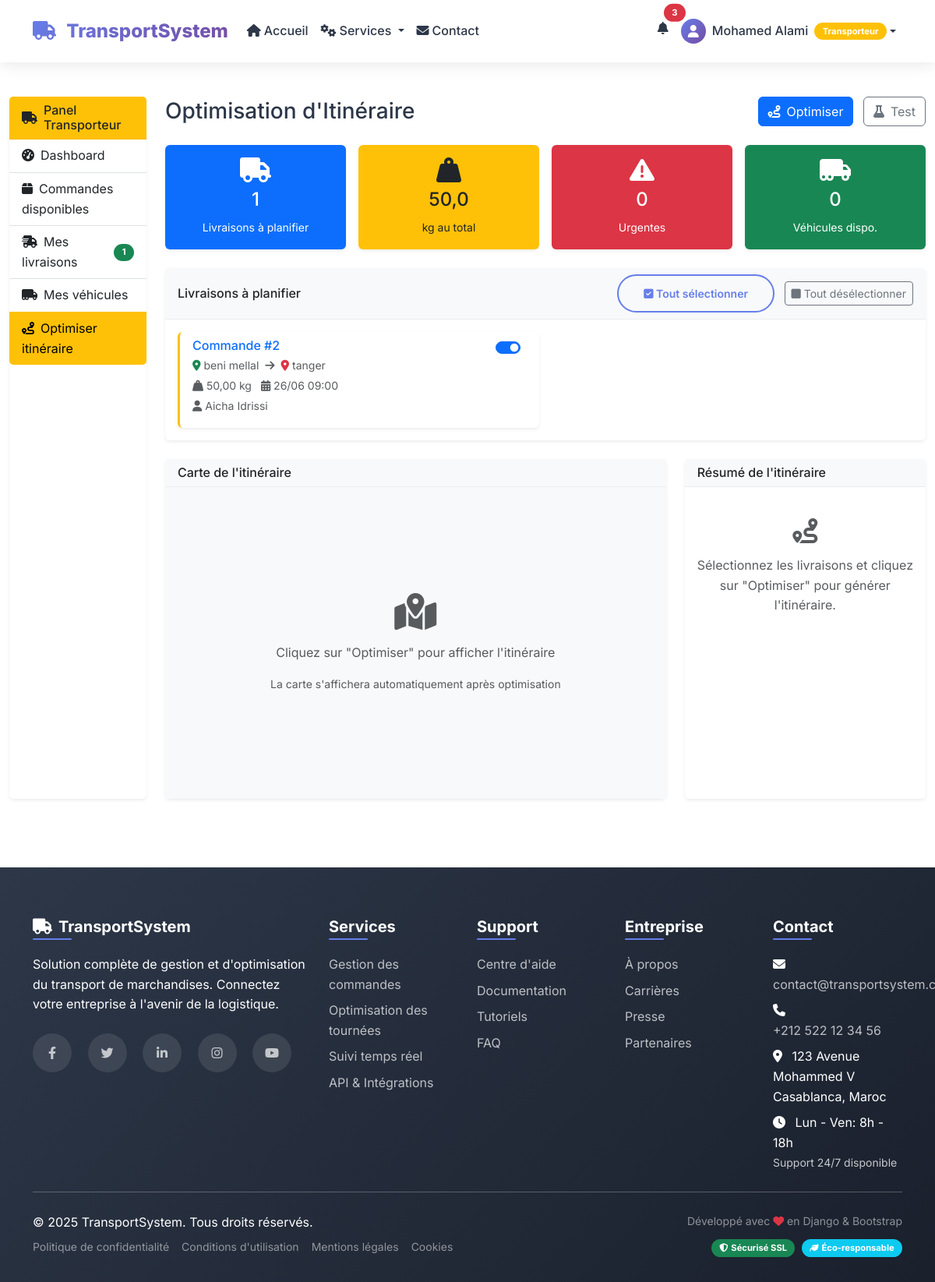
Before: /transporteur/itineraire/ (signed in) with the older database file.
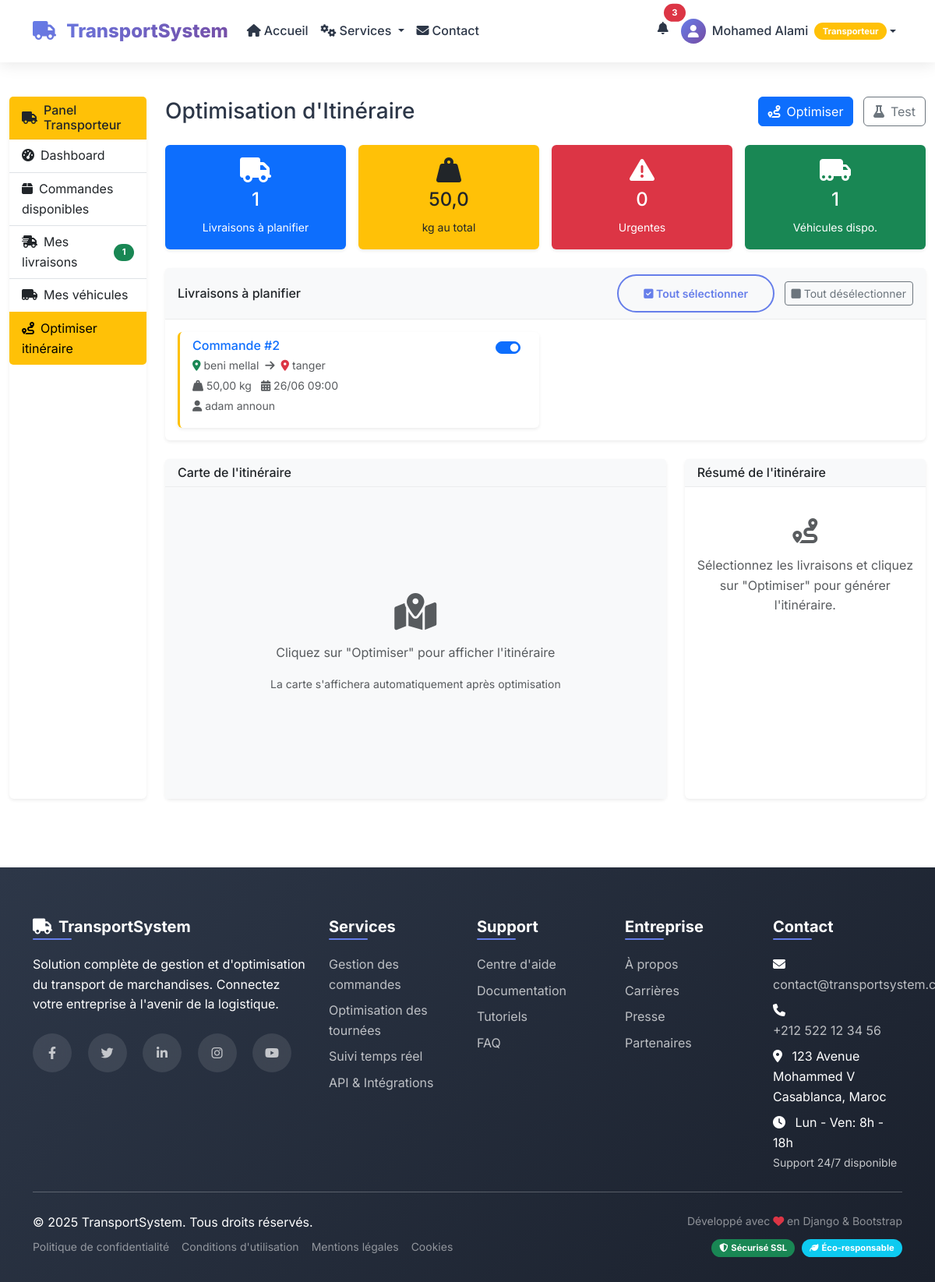
After: the same page with the newer database file.
### utilisateurs/models.py (models this page shows, shortened)
class Livraison(models.Model):
    STATUS_CHOICES = [
        ('en_attente', 'En attente'),
        ('en_cours', 'En cours'),
        ('livree', 'Livrée'),
        ('incident', 'Incident'),
    ]
    id = models.AutoField(primary_key=True)
    commande = models.OneToOneField(Commande, on_delete=models.CASCADE, related_name='livraison')
    vehicule = models.ForeignKey(Vehicule, on_delete=models.CASCADE, related_name='livraisons')
    tournee = models.ForeignKey('Tournee', on_delete=models.SET_NULL, related_name='livraisons', null=True, blank=True)
    statut = models.CharField(max_length=20, choices=STATUS_CHOICES, default='en_attente')
    position_actuelle = models.CharField(max_length=200, blank=True)
    latitude_actuelle = models.DecimalField(max_digits=10, decimal_places=7, null=True, blank=True)  # Nouveau champ
    longitude_actuelle = models.DecimalField(max_digits=10, decimal_places=7, null=True, blank=True)  # Nouveau champ
    date_debut = models.DateTimeField(null=True, blank=True)
    date_fin = models.DateTimeField(null=True, blank=True)
    notes_livraison = models.TextField(blank=True)
    class Meta:
        managed = True
        db_table = 'livraisons'
        ordering = ['-commande__date_creation']

class Commande(models.Model):
    STATUS_CHOICES = [
        ('en_attente', 'En attente'),
        ('affectee', 'Affectée'),
        ('planifiee', 'Planifiée'),  # Nouveau statut
        ('en_cours', 'En cours'),
        ('livree', 'Livrée'),
        ('annulee', 'Annulée'),
    ]
    PRIORITY_CHOICES = [
        ('basse', 'Basse'),
        ('normale', 'Normale'),
        ('haute', 'Haute'),
        ('urgente', 'Urgente'),
    ]
    id = models.AutoField(primary_key=True)
    client = models.ForeignKey(User, on_delete=models.CASCADE, related_name='commandes_client')
    transporteur = models.ForeignKey(User, on_delete=models.CASCADE, related_name='commandes_transporteur', null=True, blank=True)
    planificateur = models.ForeignKey(User, on_delete=models.SET_NULL, related_name='commandes_planifiees', null=True, blank=True)  # Nouveau champ
    origine = models.CharField(max_length=200)
    destination = models.CharField(max_length=200)
    description_marchandise = models.TextField()
    poids = models.DecimalField(max_digits=10, decimal_places=2, validators=[MinValueValidator(Decimal('0.01'))])
    date_creation = models.DateTimeField(auto_now_add=True)
    date_livraison_prevue = models.DateTimeField()
    date_livraison_planifiee = models.DateTimeField(null=True, blank=True)  # Nouveau champ pour la planification
    statut = models.CharField(max_length=20, choices=STATUS_CHOICES, default='en_attente')
    priorite = models.CharField(max_length=10, choices=PRIORITY_CHOICES, default='normale')  # Nouveau champ
    prix = models.DecimalField(max_digits=10, decimal_places=2, null=True, blank=True)
    notes = models.TextField(blank=True)
    distance_estimee = models.DecimalField(max_digits=8, decimal_places=2, null=True, blank=True)  # En km
    duree_estimee = models.DurationField(null=True, blank=True)  # Durée estimée du transport
    class Meta:
        managed = True
        db_table = 'commandes'
        ordering = ['-date_creation']
        indexes = [
            models.Index(fields=['statut', 'date_creation']),
            models.Index(fields=['transporteur', 'statut']),
            models.Index(fields=['planificateur', 'statut']),
        ]

class User(models.Model):
    ROLE_CHOICES = [
        ('admin', 'Admin'),
        ('client', 'Client'),
        ('transporteur', 'Transporteur'),
        ('planificateur', 'Planificateur')
    ]
    id = models.AutoField(primary_key=True)
    username = models.CharField(max_length=50, unique=True)
    email = models.CharField(max_length=100, unique=True)
    password = models.CharField(max_length=255)
    role = models.CharField(max_length=15, choices=ROLE_CHOICES)
    first_name = models.CharField(max_length=50, null=True, blank=True)
    last_name = models.CharField(max_length=50, null=True, blank=True)
    phone = models.CharField(max_length=20, null=True, blank=True)
    created_at = models.DateTimeField(auto_now_add=True)
    updated_at = models.DateTimeField(auto_now=True)
    is_active = models.BooleanField(default=True)
    class Meta:
        managed = True
        db_table = 'users'
    def get_full_name(self):
        if self.first_name and self.last_name:
            return f"{self.first_name} {self.last_name}"
        return self.username

### utilisateurs/views.py (the view)
    def _wrapped_view(request, *args, **kwargs):
        if 'user_id' not in request.session or request.session.get('role') != 'transporteur':
            messages.error(request, 'Accès non autorisé.')
            return redirect('login')
        return view_func(request, *args, **kwargs)

### utilisateurs/views.py (called while the page is built)
def transporteur_required(view_func):
    def _wrapped_view(request, *args, **kwargs):
        if 'user_id' not in request.session or request.session.get('role') != 'transporteur':
            messages.error(request, 'Accès non autorisé.')
            return redirect('login')
        return view_func(request, *args, **kwargs)
    return _wrapped_view

### templates/transporteur/transporteur_itineraire.html (shortened to what the changed rows need)
{% extends 'public/base.html' %}
{% block extra_head %}
<link rel="stylesheet" href="https://unpkg.com/leaflet@1.9.4/dist/leaflet.css"
/>
{% endblock %}
{% block content %}
<div class="container-fluid py-4">
    <div class="row">
        <main class="col-md-9 col-lg-10">
            <header class="d-flex justify-content-between align-items-center mb-4">
                <h1 class="h3 mb-0">Optimisation d'Itinéraire</h1>
            </header>
            {% if livraisons_en_cours %}
            <section class="mb-4">
                <div class="row g-3">
                    <div class="col-md-3">
                        <div class="card bg-primary text-white">
                            <div class="card-body text-center">
                                <i class="fas fa-truck fa-2x mb-2"></i>
                                <h4>{{ livraisons_en_cours.count }}</h4>
                                <small>Livraisons à planifier</small>
                            </div>
                        </div>
                    </div>
                    <div class="col-md-3">
                        <div class="card bg-warning text-dark">
                            <div class="card-body text-center">
                                <i class="fas fa-weight-hanging fa-2x mb-2"></i>
                                <h4>{{ total_poids|floatformat:1 }}</h4>
                                <small>kg au total</small>
                            </div>
                        </div>
                    </div>
                    <div class="col-md-3">
                        <div class="card bg-danger text-white">
                            <div class="card-body text-center">
                                <i class="fas fa-exclamation-triangle fa-2x mb-2"></i>
                                <h4>{{ livraisons_urgentes }}</h4>
                                <small>Urgentes</small>
                            </div>
                        </div>
                    </div>
                    <div class="col-md-3">
                        <div class="card bg-success text-white">
                            <div class="card-body text-center">
                                <i class="fas fa-truck-moving fa-2x mb-2"></i>
                                <h4>{{ vehicules_disponibles.count }}</h4>
                                <small>Véhicules dispo.</small>
                            </div>
                        </div>
                    </div>
                </div>
            </section>
            <section class="mb-4">
                <div class="card">
                    <div class="card-header bg-light d-flex justify-content-between align-items-center">
                        <h6 class="mb-0">Livraisons à planifier</h6>
                        <div>
                            <button class="btn btn-sm btn-outline-primary me-2" onclick="selectAll()">
                                <i class="fas fa-check-square"></i> Tout sélectionner
                            </button>
                            <button class="btn btn-sm btn-outline-secondary" onclick="selectNone()">
                                <i class="fas fa-square"></i> Tout désélectionner
                            </button>
                        </div>
                    </div>
                    <div class="card-body">
                        <div class="row g-3" id="deliveries-container">
                            {% for livraison in livraisons_en_cours %}
                            <div class="col-md-6">
                                <div class="card h-100 border-start border-warning border-3">
                                    <div class="card-body py-2 d-flex flex-column">
                                        <div class="d-flex justify-content-between align-items-start mb-2">
                                            <div class="flex-grow-1">
                                                <h6 class="mb-1 text-primary">Commande #{{ livraison.commande.id }}</h6>
                                                <div class="d-flex align-items-center text-muted small mb-1">
                                                    <i class="fas fa-map-marker-alt text-success me-1"></i>
                                                    <span>{{ livraison.commande.origine }}</span>
                                                    <i class="fas fa-arrow-right mx-2 text-muted"></i>
                                                    <i class="fas fa-map-marker-alt text-danger me-1"></i>
                                                    <span>{{ livraison.commande.destination }}</span>
                                                </div>
                                                <div class="text-muted small">
                                                    <span class="me-2"><i class="fas fa-weight-hanging"></i> {{ livraison.commande.poids }} kg</span>
                                                    <span class="me-2"><i class="fas fa-calendar-alt"></i> {{ livraison.commande.date_livraison_prevue|date:"d/m H:i" }}</span>
                                                </div>
                                                <div class="text-muted small mt-1">
                                                    <i class="fas fa-user"></i> {{ livraison.commande.client.get_full_name }}
                                                </div>
                                            </div>
                                            <div class="form-check form-switch ms-3">
                                                <input class="form-check-input" type="checkbox" role="switch"
                                                       id="livraison{{ livraison.id }}" value="{{ livraison.id }}" checked>
                                            </div>
                                        </div>
                                    </div>
                                </div>
                            </div>
                            {% endfor %}
                        </div>
                    </div>
                </div>
            </section>
            <section class="row g-4">
                <div class="col-lg-8">
                    <div class="card h-100">
                        <div class="card-header bg-light">
                            <h6 class="mb-0">Carte de l'itinéraire</h6>
                        </div>
                        <div class="card-body p-0">
                            <div id="map-container" class="position-relative" style="height: 400px;">
                                <div id="map" class="h-100 w-100"></div>
                                <div id="map-placeholder" class="position-absolute top-0 start-0 w-100 h-100 d-flex flex-column justify-content-center align-items-center bg-light">
                                    <i class="fas fa-map-marked-alt fa-3x text-muted mb-3"></i>
                                    <p class="text-muted mb-3">Cliquez sur "Optimiser" pour afficher l'itinéraire</p>
                                    <small class="text-muted">La carte s'affichera automatiquement après optimisation</small>
                                </div>
                            </div>
                        </div>
                    </div>
                </div>
                <div class="col-lg-4">
                    <div class="card h-100">
                        <div class="card-header bg-light">
                            <h6 class="mb-0">Résumé de l'itinéraire</h6>
                        </div>
                        <div class="card-body">
                            <div id="no-route" class="text-center py-4">
                                <i class="fas fa-route fa-2x text-muted mb-3"></i>
                                <p class="text-muted">Sélectionnez les livraisons et cliquez sur "Optimiser" pour générer l'itinéraire.</p>
                            </div>
                        </div>
                    </div>
                </div>
            </section>
            {% endif %}
        </main>
    </div>
</div>
{% endblock %}

Changed rows visible on the page:
changed through a linked row, Livraison "beni mellal": commande.client.get_full_name "Aicha Idrissi" → "adam announ"
Other visible differences:
{{ vehicules_disponibles.count }}: "0" → "1"
